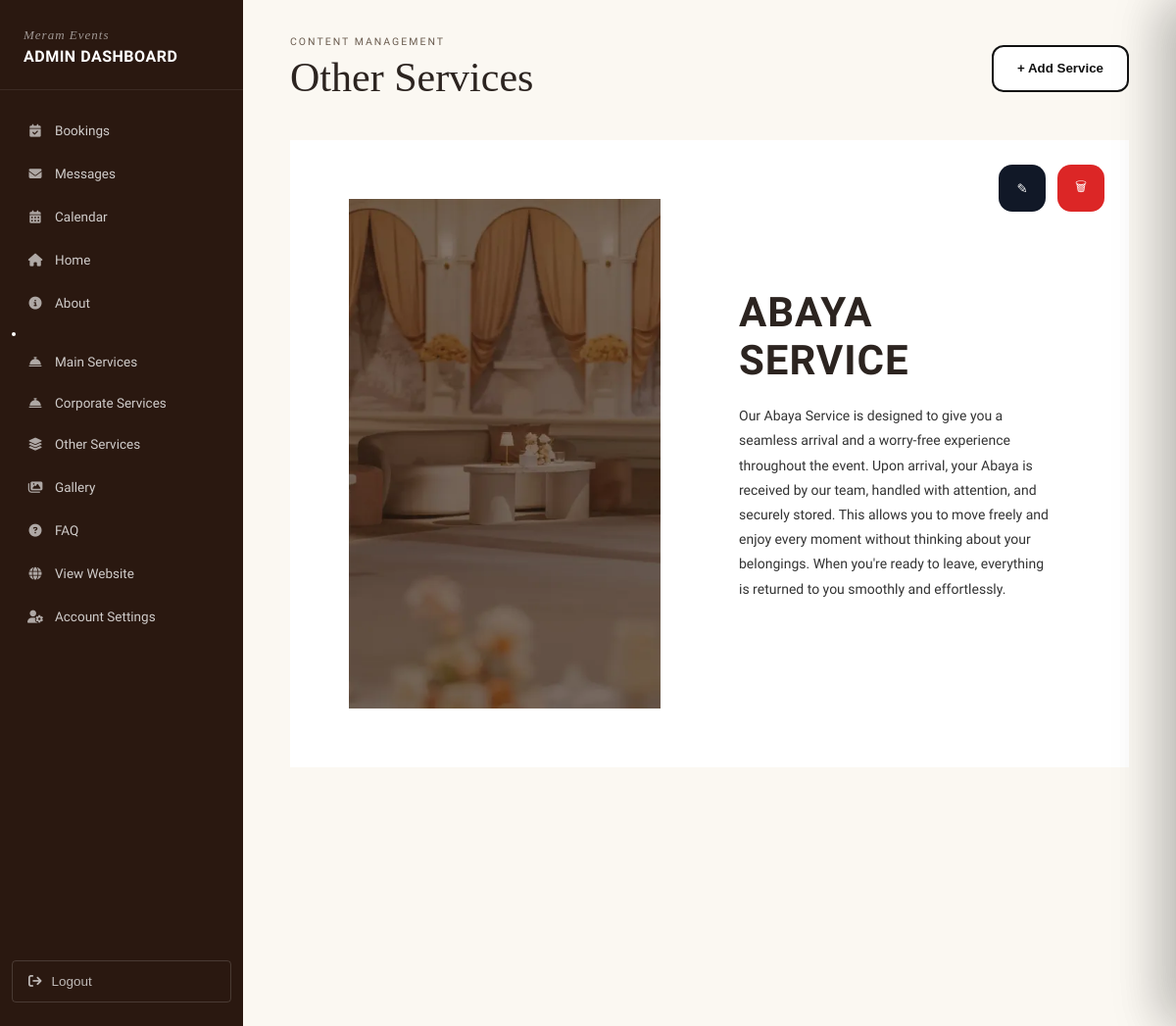
Page /dashboard/other-services/ (signed in) on the committed database.
### main/models.py (models this page shows, shortened)
class OtherService(models.Model):
    title = models.CharField(max_length=255)
    title_ar = models.CharField(max_length=255, blank=True)
    description = models.TextField()
    description_ar = models.TextField(blank=True)
    image = models.ImageField(upload_to='other_services/')
    created_at = models.DateTimeField(auto_now_add=True)

### main/views.py (the view)
@login_required(login_url='dashboard_login')
def other_services_dashboard(request):
    services = OtherService.objects.all()
    return render(request, 'dashboard/other_services.html', {
        'services': services,
    })

### main/templates/dashboard/other_services.html (shortened to what this page needs)
{% extends "dashboard/dashboard_base.html" %}
{% load static %}
{% block dashboard_content %}
<div class="db-header-row mb-4">
    <div>
        <div class="db-breadcrumb">
            CONTENT MANAGEMENT
        </div>
        <h1 class="db-page-title">
            Other Services
        </h1>
    </div>
    <button class="add-service-btn" onclick="openDrawer('addDrawer')">
        + Add Service
    </button>
</div>
{% for service in services %}
<div class="event-hero">
    <div class="service-actions">
        <button class="action-btn edit-btn"
                onclick="openDrawer('drawer{{ service.id }}')">
            ✎
        </button>
        <form method="POST"
              action="{% url 'other_service_delete' service.id %}">
            <button type="submit" class="action-btn delete-btn">
                🗑
            </button>
        </form>
    </div>
    <div class="event-hero-inner">
        <div class="event-images">
            {% if service.image %}
            <div class="img-big">
                <img loading="lazy" decoding="async" src="{{ service.image.url }}">
            </div>
            {% endif %}
        </div>
        <div class="event-content">
            <h2 class="lang-text"
                data-en="{{ service.title }}"
                data-ar="{{ service.title_ar }}">
                {{ service.title }}
            </h2>
            <p class="lang-text"
               data-en="{{ service.description }}"
               data-ar="{{ service.description_ar }}">
                {{ service.description }}
            </p>
        </div>
    </div>
</div>
{% endfor %}
{% endblock %}

### main/templates/dashboard/dashboard_base.html (style rules this page uses)
:root { --db-dark: #2A1810; --db-dark-2: #311F13; --db-maroon: #3D1A12; --db-cream: #FBF8F2; --db-border: #E5DFD3; --db-text: #2C2420; --db-text-mid:#6B5D50; --db-red: #B23A2E; --db-green: #3F7D4A; --db-gold: #C9A96E; }
* { margin:0;padding:0;box-sizing:border-box; }
body { font-family:'Hanken Grotesk',sans-serif; background:var(--db-cream); color:var(--db-text); font-size:14px; }
.db-breadcrumb { font-size:10.5px; letter-spacing:2px; text-transform:uppercase; color:var(--db-text-mid); margin-bottom:6px; font-weight:500; }
.db-page-title { font-family:'Cormorant Garamond',serif; font-size:42px; font-weight:500; color:var(--db-text); margin-bottom:28px; }
.db-header-row { display:flex; justify-content:space-between; align-items:flex-start; margin-bottom:28px; }

### main/templates/dashboard/other_services.html (style rules this page uses)
.db-header-row { display:flex; justify-content:space-between; align-items:center; margin-bottom:40px; }
.db-page-title { margin:0; }
.add-service-btn { height:48px; padding:0 24px; border:2px solid #111; background:#fff; color:#111; border-radius:12px; font-weight:600; transition:.3s; }
.event-hero { padding: 60px; background: #fff; margin-bottom: 60px; position: relative; }
.event-hero-inner { display: flex; gap: 60px; align-items: center; }
.event-images { flex: 1; position: relative; min-height: 500px; }
.img-big { width: 100%; height: 520px; overflow: hidden; }
.img-big img { width: 100%; height: 100%; object-fit: cover; }
.event-content { flex: 1; text-align: left; padding: 20px; }
.event-content h2 { font-size: 42px; font-weight: 600; letter-spacing: 1px; margin-bottom: 20px; text-transform: uppercase; }
.event-content p { max-width: 520px; line-height: 1.8; margin-bottom: 18px; color: #333; }
.service-actions { position:absolute; top:25px; right:25px; z-index:100; display:flex; gap:12px; }
.action-btn { width:48px; height:48px; border:none; border-radius:14px; display:flex; align-items:center; justify-content:center; cursor:pointer; transition:.3s; }
.edit-btn { background:#111827; color:#fff; }
.delete-btn { background:#dc2626; color:#fff; }

### rows in the picture
OtherService: image (picture), title "ABAYA SERVICE", description "Our Abaya Service is designed to give you a seamless arrival and a worry-free experience throughout the event. Upon arrival, your Abaya is received by our team, handled with attention, and securely stored. This allows you to move freely and enjoy every moment without thinking about your belongings. When you're ready to leave, everything is returned to you smoothly and effortlessly."
